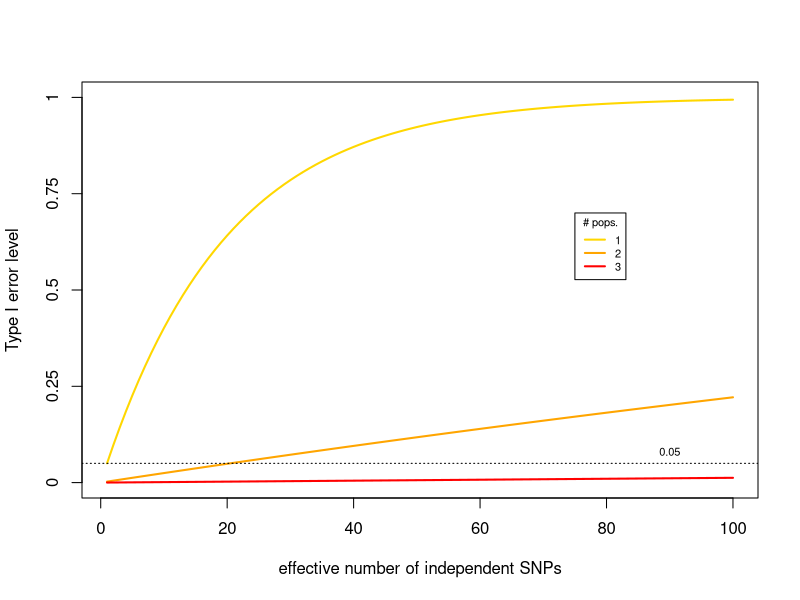
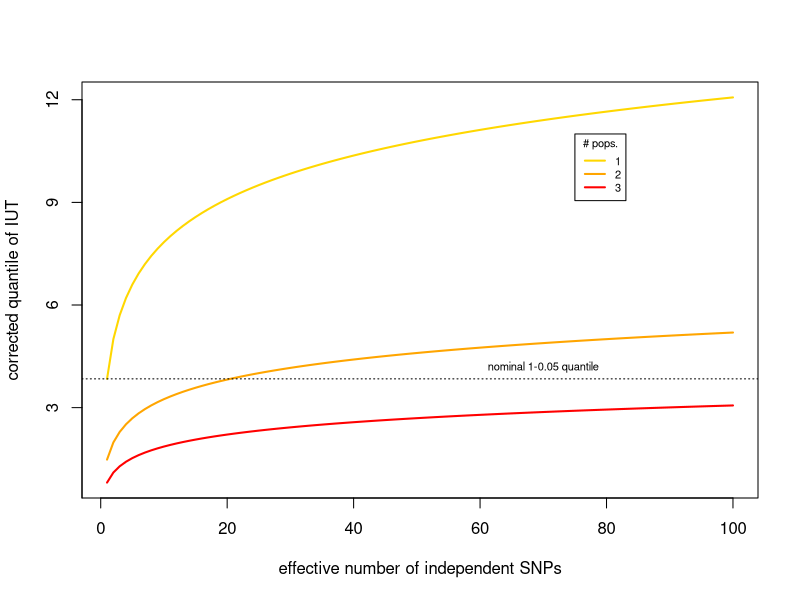

Generate these figures, in order, with R:

# should be deflated for large p and small m
# should be inflated for large m and small p
alpha=0.05
at=function(alpha,meff,p) 1-(1-alpha^p)^meff
at(alpha=0.05,meff=30,p=5)
meff=1:100
ps=1:3
plot(meff,meff,type='n',ylim=c(0,1),xlab='effective number of independent SNPs',ylab='Type I error level',yaxt='n')
axis(side=2,at=c(0,0.25,0.5,0.75,1),labels=c(0,0.25,0.5,0.75,1))
cols=c('gold','orange','red')
for(i in ps) lines(meff,at(alpha,meff,ps[i]),col=cols[i],lwd=2)
abline(h=alpha,lty=3)
legend(x=75,y=0.7,title='# pops.',legend=ps,col=cols,lwd=rep(2,max(ps)),bg='white',cex=2/3)
text(x=90,y=0.08,label='0.05',cex=2/3)
# show corrected quantiles
at=function(alpha,meff,p) 1-(1-alpha^p)^meff
at(alpha=0.05,meff=30,p=5)
meff=1:100
ps=1:3
Qs=matrix(nr=length(meff),nc=length(ps))
for(i in ps) {
  atilde=at(alpha,meff,ps[i])
  Qs[,i]=qchisq(1-(1-(1-alpha)^(1/meff))^(1/ps[i]),1)
}
matplot(meff,Qs,col=cols,type='l',lwd=2,lty=1,xlab='effective number of independent SNPs',ylab='corrected quantile of IUT',yaxt='n')
axis(side=2,at=c(0,3,6,9,12),labels=c(0,3,6,9,12))
abline(h=qchisq(1-alpha,1),lty=3)
legend(x=75,y=11,title='# pops.',legend=ps,col=cols,lwd=rep(2,max(ps)),bg='white',cex=2/3)
text(x=70,y=qchisq(1-alpha,1)+1/3,label='nominal 1-0.05 quantile',cex=2/3)













